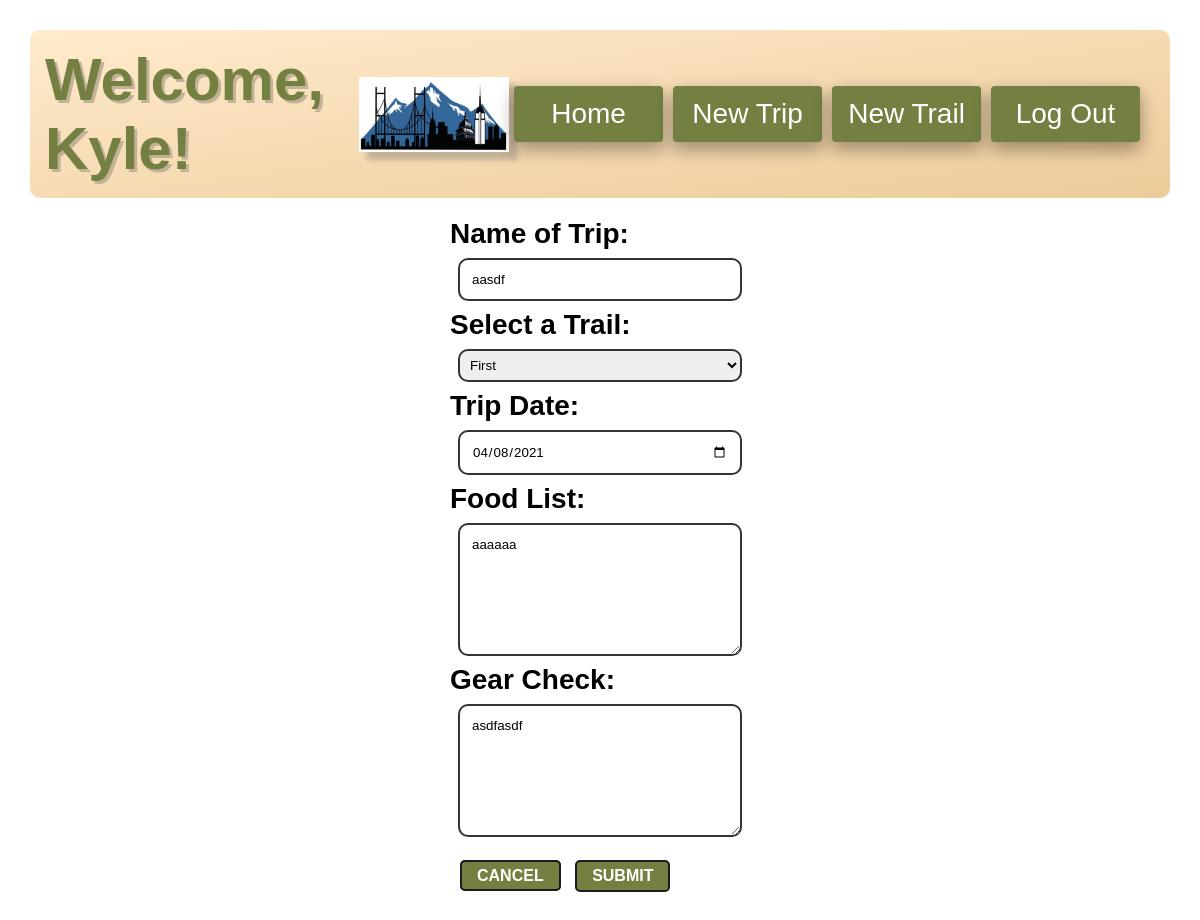
The app's page /trip/update/7 (signed in) with its own data.
### day_tripper_application/models.py (models this page shows)
class User(models.Model):
    first_name = models.CharField(max_length=60)
    last_name = models.CharField(max_length=60)
    email_address = models.CharField(max_length=255)
    password = models.CharField(max_length=255)
    created_at = models.DateTimeField(auto_now_add=True)
    updated_at = models.DateTimeField(auto_now=True)
    objects = UserManager()

class Trip(models.Model):
    trip_name = models.CharField(max_length=255)
    trip_date = models.DateField()
    food_list = models.TextField()
    gear_check = models.TextField()
    creator = models.ForeignKey(User, related_name="trips_created", on_delete = models.CASCADE)
    joined = models.ManyToManyField(User, related_name="trips_joined")
    trails = models.ManyToManyField(Trail, related_name="trips")
    created_at = models.DateTimeField(auto_now_add=True)
    updated_at = models.DateTimeField(auto_now=True)
    objects = TripManager()

### day_tripper_application/views.py (the view)
# urls.py: path('trip/update/<int:id>', views.display_update_trip),
def display_update_trip(request, id):
    if 'user_id' not in request.session:
        return redirect('/')
    context = {
        'this_user': User.objects.get(id=request.session['user_id']),
        'this_trip': Trip.objects.get(id=id)
    }
    return render(request, "update_trip.html", context)

### day_tripper_application/templates/update_trip.html (shortened to what this page needs)
<!DOCTYPE html>
<html lang="en">
  <head>
    {% load static %}
    <link rel="stylesheet" href="{% static '/css/style.css' %}" />
  </head>
  <body class="body-create-trip">
    <header class="site-header">
      <h1 class="title-color welcome">Welcome, {{this_user.first_name}}!</h1>
      <img
        class="logo-shadow"
        src="/static/img/mount_city.jpg"
        alt="mountain city"
        height="75px"
        width="150px"
      />
      <a class="button3 button1" href="/dashboard"><span>Home</span></a>
      <a class="button3 button1" href="/trip/new"><span>New Trip</span></a>
      <a class="button3 button1" href="/new_trail"><span>New Trail</span></a>
      <a class="button3 button1" href="/logout"><span>Log Out</span></a>
    </header>
    <div class="row-container">
      <div class="my-col">
        <form action="/update/{{this_trip.id}}" method="POST">
          <div class="form-format form-test">
            <label for="trip_name">Name of Trip: </label>
            <input
              id="trip_name"
              type="text"
              name="trip_name"
              value="{{this_trip.trip_name}}"
            />
            <label for="trail">Select a Trail: </label>
            <select name="trail" id="trail">
              {% for trail in this_trip.trails.all %}
              <option value="{{trail.id}}">{{trail.name}}</option>
              {% endfor %}
            </select>
            <label for="trip_date">Trip Date: </label>
            <input id="trip_date" type="date" name="trip_date"
            value="{{this_trip.trip_date|date:"Y-m-d"}}" />
            <label for="food_list">Food List: </label>
            <textarea id="food_list" name="food_list" cols="30" rows="7">
{{this_trip.food_list}}</textarea
            >
            <label for="gear_check">Gear Check: </label>
            <textarea id="gear_check" name="gear_check" cols="30" rows="7">
{{this_trip.gear_check}}</textarea
            >
          </div>
          <a href="/dashboard" class="test-but">Cancel</a>
          <button class="test-but" type="submit">Submit</button>
        </form>
      </div>
    </div>
  </body>
</html>

### day_tripper_application/static/css/style.css (style rules this page uses)
* { margin: 0; padding: 0; box-sizing: border-box; font-family: Arial, Helvetica, sans-serif; }
header { font-size: 30px; width: 100%; }
.row-container { display: flex; padding: 20px; justify-content: space-evenly; }
.my-col { display: flex; min-width: 100px; min-height: 200px; flex-direction: column; }
.form-format { display: flex; flex-direction: column; width: 300px; }
input { padding: 12px; margin: 8px; border: 2px solid rgb(51, 51, 51); border-radius: 10px; }
textarea { padding: 12px; margin: 8px; border: 2px solid rgb(51, 51, 51); border-radius: 10px; }
select { padding: 6px; margin: 8px; border: 2px solid rgb(51, 51, 51); border-radius: 10px; }
.form-test { font-size: 28px; font-weight: bolder; }
.test-but { color: black; background-color: rgb(92, 91, 91); text-decoration: none; margin-top: 15px; border: 2px solid #1b1b1b; border-radius: 5px; text-transform: uppercase; padding: 5px 15px; font-weight: bolder; margin-left: 10px; font-size: 16px; }
.site-header { background-image: linear-gradient( to bottom right, rgb(255, 235, 205), rgb(236, 203, 153) ); border-radius: 10px; display: flex; justify-content: space-evenly; align-items: center; padding: 15px; padding-right: 25px; }
.test-but { color: rgb(255, 255, 255); background-color: #738042; text-decoration: none; margin-top: 15px; border: 2px solid #1b1b1b; border-radius: 5px; text-transform: uppercase; padding: 5px 15px; font-weight: bolder; margin-left: 10px; font-size: 16px; }
.body-create-trip { background: url("/static/img/lake-pic.jpg"); background-repeat: no-repeat; background-attachment: fixed; background-size: 100% 100%; padding: 30px; }
.title-color { color: #738042; }
.button1 { box-shadow: 0 8px 16px 0 rgba(0, 0, 0, 0.2), 0 6px 20px 0 rgba(0, 0, 0, 0.19); }
.button3 { display: inline-block; border-radius: 4px; background-color: #738042; border: none; color: #ffffff; text-align: center; font-size: 28px; padding: 12px; width: 200px; transition: all 0.5s; cursor: pointer; margin: 5px; }
.button3 span { cursor: pointer; display: inline-block; position: relative; transition: 0.5s; }
.button3 span:after { content: "\00bb"; position: absolute; opacity: 0; top: 0; right: -20px; transition: 0.5s; }
.logo-shadow { box-shadow: 8px 8px 5px rgb(195, 178, 152); }
.welcome { text-shadow: 3px 3px rgb(195, 178, 152); }

### records on screen
User: first_name "Kyle"
Trip: trip_name "aasdf", trip_date "04/08/2021", food_list "aaaaaa", gear_check "asdfasdf"

### other values on screen
form field trail "First"
